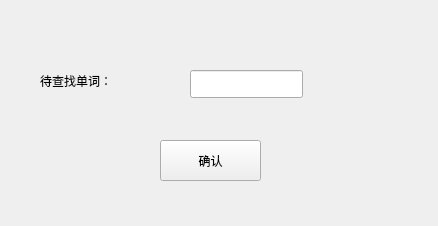
<?xml version="1.0" encoding="UTF-8"?>
<ui version="4.0">
 <class>Text</class>
 <widget class="QWidget" name="Text">
  <property name="geometry">
   <rect>
    <x>0</x>
    <y>0</y>
    <width>438</width>
    <height>226</height>
   </rect>
  </property>
  <property name="windowTitle">
   <string>Form</string>
  </property>
  <widget class="QLabel" name="label">
   <property name="geometry">
    <rect>
     <x>40</x>
     <y>70</y>
     <width>121</width>
     <height>21</height>
    </rect>
   </property>
   <property name="text">
    <string>待查找单词：</string>
   </property>
  </widget>
  <widget class="QPushButton" name="SaveButton">
   <property name="geometry">
    <rect>
     <x>160</x>
     <y>140</y>
     <width>101</width>
     <height>41</height>
    </rect>
   </property>
   <property name="text">
    <string>确认</string>
   </property>
  </widget>
  <widget class="QLineEdit" name="lineEdit">
   <property name="geometry">
    <rect>
     <x>190</x>
     <y>70</y>
     <width>113</width>
     <height>28</height>
    </rect>
   </property>
  </widget>
 </widget>
 <resources/>
 <connections/>
</ui>
